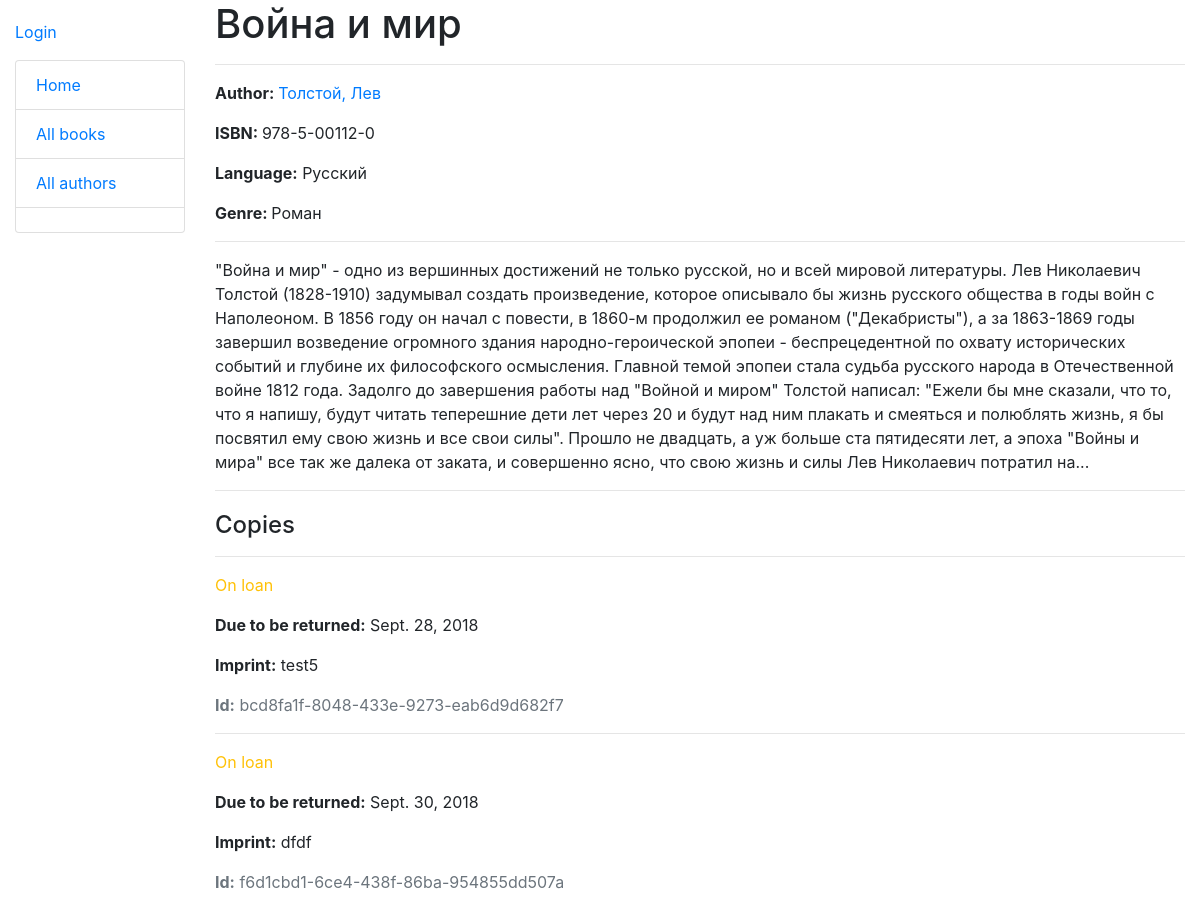
Page /catalog/book/6 on the earlier database version.
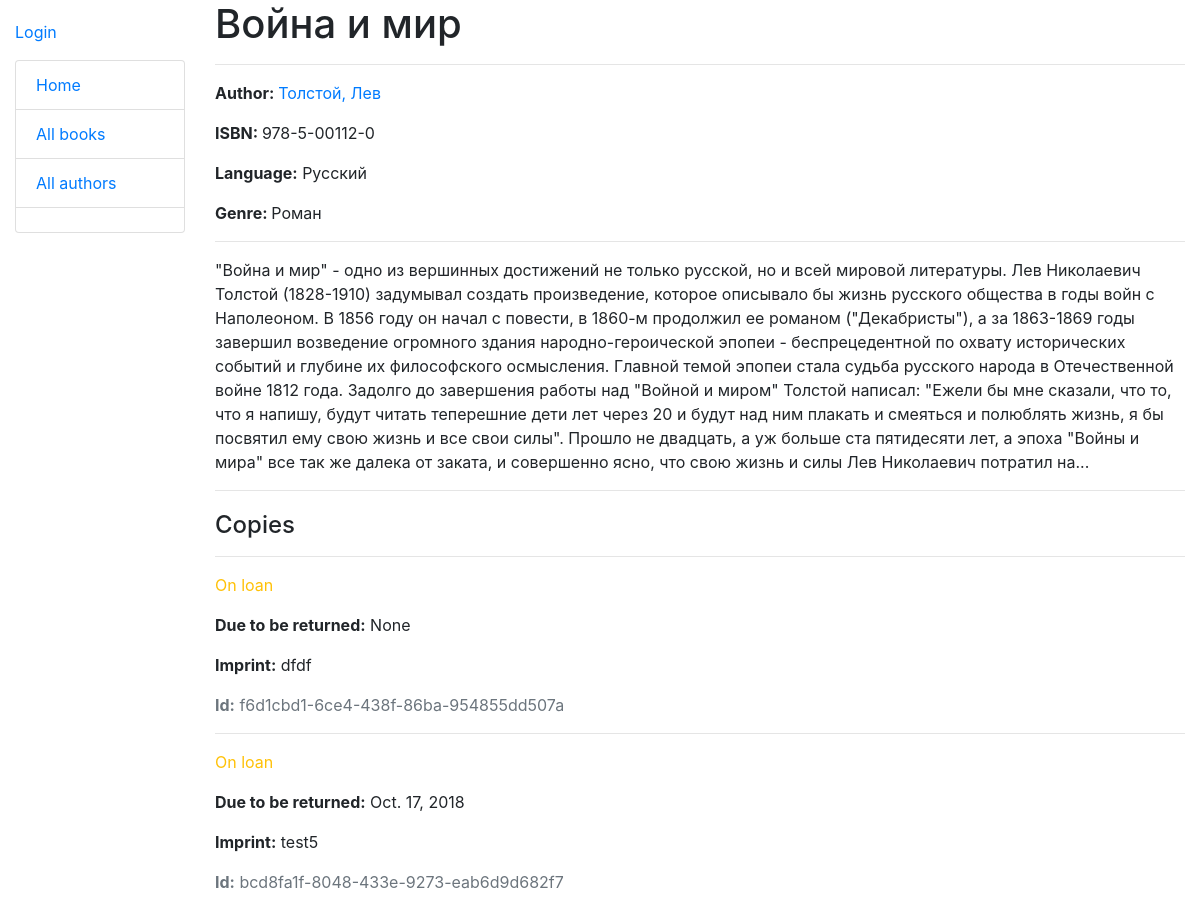
Same page on the later database version.
### catalog/models.py (models this page shows, shortened)
class BookInstance(models.Model):
    id = models.UUIDField(primary_key=True, default=uuid.uuid4, help_text="Unique ID for this particular book across whole library")
    book = models.ForeignKey('Book', on_delete=models.SET_NULL, null=True)
    imprint = models.CharField(max_length=200)
    due_back = models.DateField(null=True, blank=True)
    borrower = models.ForeignKey(User, on_delete=models.SET_NULL, null=True, blank=True)
    LOAN_STATUS = (
        ('m', 'Maintenance'),
        ('o', 'On loan'),
        ('a', 'Available'),
        ('r', 'Reserved')
    )
    status = models.CharField(max_length=1, choices=LOAN_STATUS, blank=True, default='m', help_text="Book availability")
    class Meta:
        ordering = ["due_back"]
        permissions = (
            ("can_mark_returned", "Set book as returned"),
        )

### catalog/views.py (the view)
# urls.py: url(r'^book/(?P<pk>\d+)$', views.BookDetailView.as_view(), name='book-detail'),
class BookDetailView(generic.DetailView):
    model = Book

### catalog/models.py (called while the page is built)
    def display_genre(self):
        return ', '.join([genre.name for genre in self.genre.all()[:3]])

    def __str__(self):
        return f'{self.last_name}, {self.first_name}'

    def __str__(self):
        return self.name

### catalog/templates/catalog/book_detail.html
{% extends "base_generic.html" %}
{% block content %}
    <h1>{{ book.title }}</h1>
    <hr>
    <p><strong>Author: </strong><a href="{% url 'author-detail' book.author.pk %}">{{ book.author }}</a></p>
    <p><strong>ISBN: </strong>{{ book.isbn }}</p>
    <p><strong>Language:</strong> {{ book.language }}</p>
    <p><strong>Genre: </strong>{{ book.display_genre }}</p>
    <hr>
    <p>{{ book.summary }}</p>
    <hr>
    <div style="margin-top:20px">
        <h4>Copies</h4>
        {% for copy in book.bookinstance_set.all %}
        <hr>
        <p class="
                {% if copy.status == 'a' %}
                    text-success
                {% elif copy.status == 'd' %}
                    text-danger
                {% else %}
                    text-warning
                {% endif %}"
        >{{ copy.get_status_display }}</p>
        {% if copy.status != 'a' %}
            <p><strong>Due to be returned:</strong> {{copy.due_back}}</p>
        {% endif %}
        <p><strong>Imprint:</strong> {{copy.imprint}}</p>
        <p class="text-muted"><strong>Id:</strong> {{copy.id}}</p>
        {% endfor %}
    </div>
{% endblock %}

Differences in the rows shown:
changed BookInstance "dfdf": due_back "Sept. 30, 2018" → "None"; moves up the list
changed BookInstance "test5": due_back "Sept. 28, 2018" → "Oct. 17, 2018"
